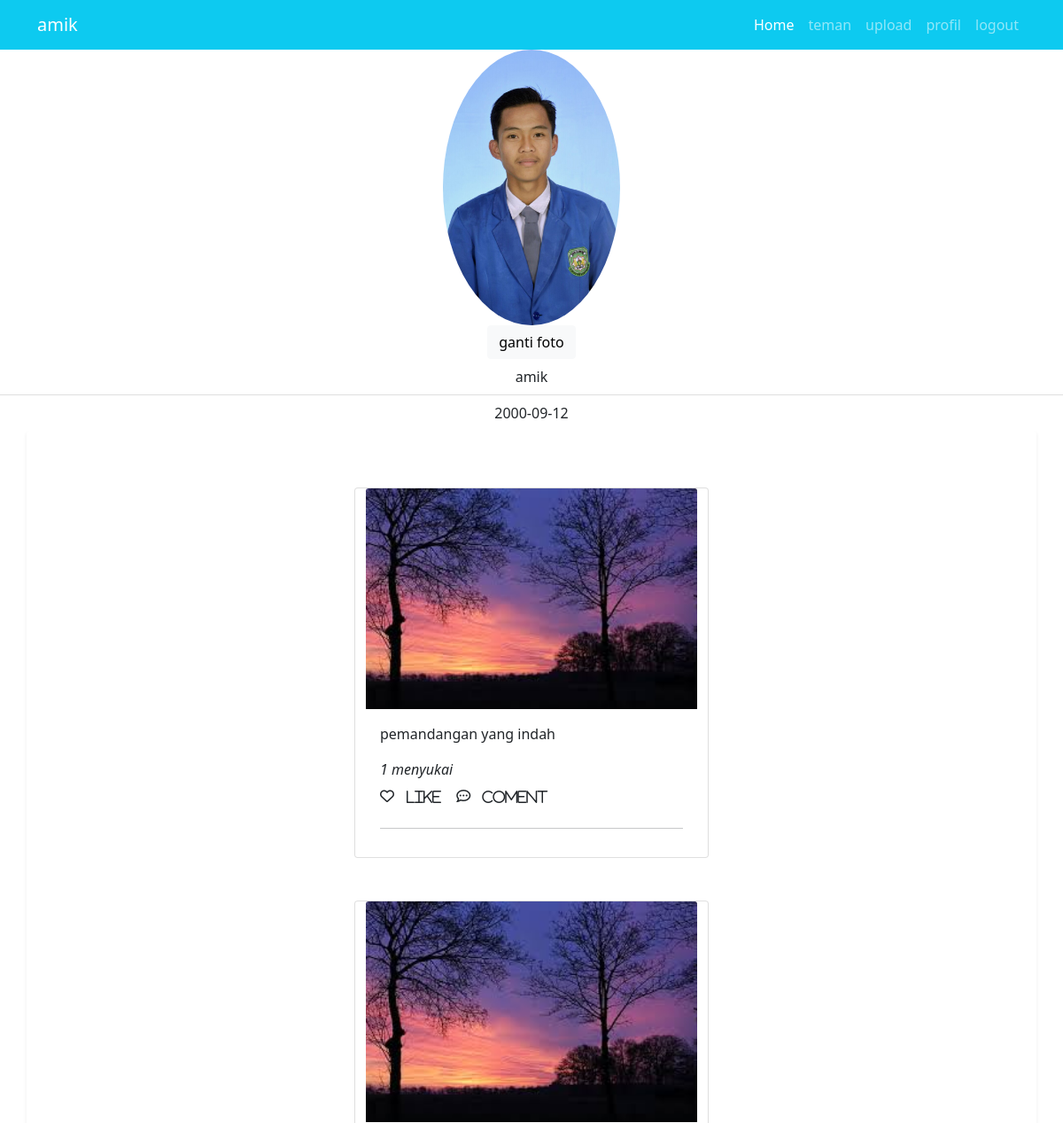
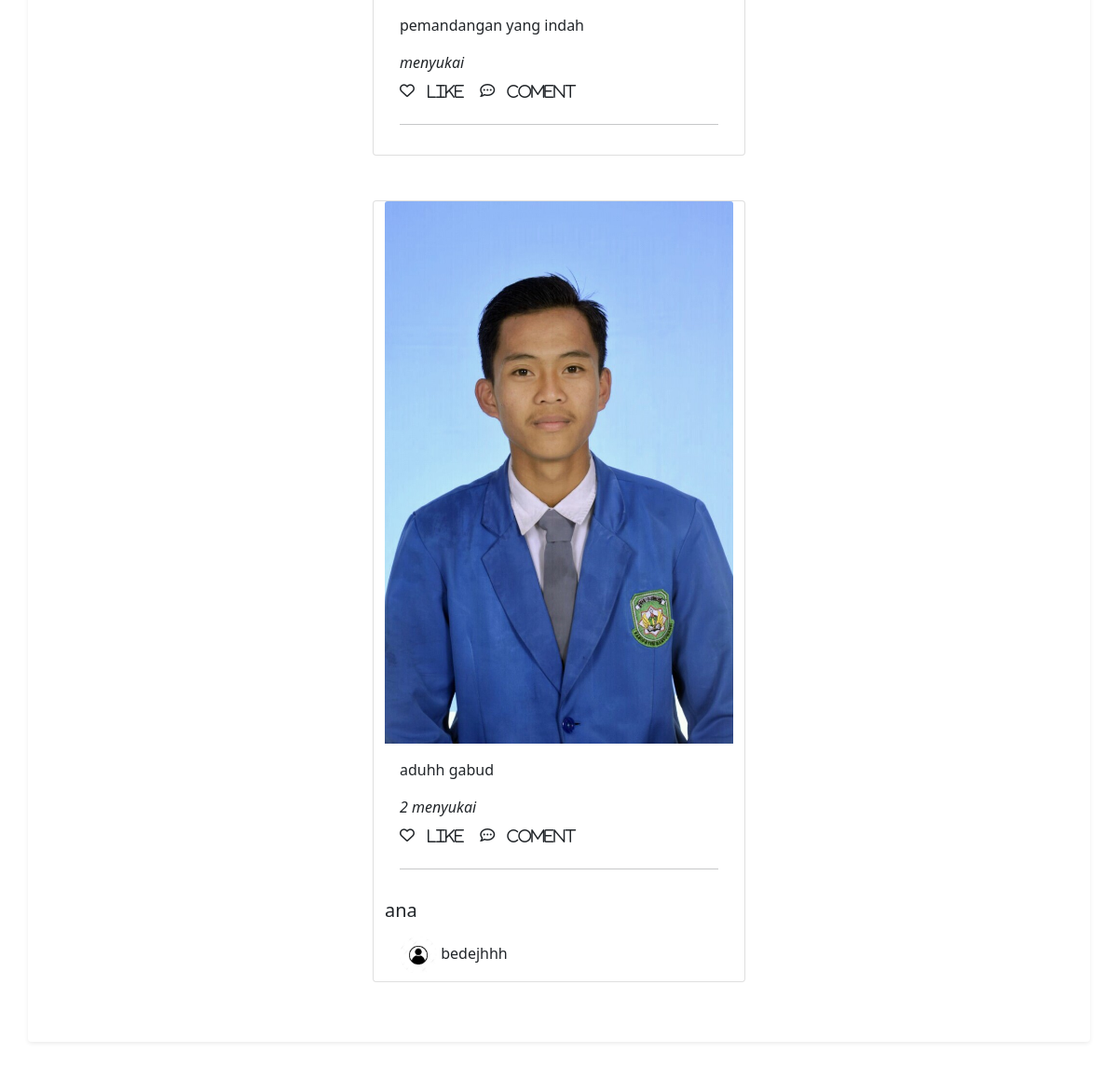
Page /profil.php (signed in) on the committed database (2 pictures, top to bottom).
### tables this page shows
CREATE TABLE `users` (
  `id` int(11) NOT NULL,
  `nama` varchar(64) DEFAULT NULL,
  `tgl` varchar(15) DEFAULT NULL,
  `foto` varchar(64) DEFAULT NULL,
  `username` varchar(64) DEFAULT NULL,
  `pwd` varchar(64) DEFAULT NULL
);

CREATE TABLE `postingan` (
  `idpost` int(11) NOT NULL,
  `id_user` int(11) DEFAULT NULL,
  `gambar` varchar(100) DEFAULT NULL,
  `text` varchar(200) DEFAULT NULL,
  `suka` int(11) DEFAULT NULL
);

CREATE TABLE `komentar` (
  `idkomen` int(11) NOT NULL,
  `idpost` int(11) DEFAULT NULL,
  `id_user` int(11) DEFAULT NULL,
  `deskripsi` varchar(200) DEFAULT NULL
);

### profil.php (the view, shortened to what this page needs)
<?php
    $dbc = new PDO ('mysql:host=localhost;dbname=instaapp','root','');
    $query = $dbc->prepare("SELECT * FROM users WHERE :id = users.id");
			$query->bindValue(':id', $_SESSION['id']);
			$query->execute();
 ?>
<!doctype html>
<html lang="en">
  <head>
    <link href="https://cdn.jsdelivr.net/npm/bootstrap@5.0.0-beta3/dist/css/bootstrap.min.css" rel="stylesheet">
  </head>
  <body>
    <?php foreach ($query as $row ) { ?>
     <nav class="navbar navbar-expand-lg navbar-dark bg-info">
      <div class="container">
        <a class="navbar-brand" href="#"><?= $row["nama"]; ?></a>
        <div class="collapse navbar-collapse" id="navbarNav">
          <ul class="navbar-nav ms-auto">
            <li class="nav-item">
              <a class="nav-link active" aria-current="page" href="index.php">Home</a>
            </li>
            <li class="nav-item">
              <a class="nav-link" href="teman.php">teman</a>
            </li>
            <li class="nav-item">
              <a class="nav-link" href="upload.php">upload</a>
            </li>
            <li class="nav-item">
              <a class="nav-link" href="profil.php">profil</a>
            </li>
            <li class="nav-item">
              <a class="nav-link" href="logout.php">logout</a>
            </li>
          </ul>
        </div>
      </div>
    </nav>
    <section class="jumbotron text-center">
        <img src="gambar/<?= $row['foto']; ?>" alt="imam" width="200" class="rounded-circle" /> <br>
        <a href="updatefoto.php" class="btn btn-light">ganti foto</a>
        <ul class="list-group list-group-flush">
            <li class="list-group-item"><?= $row['nama']; ?></li>
            <li class="list-group-item"><?= $row['tgl']; ?></li>
        </ul>
    </section>
    <?php } ?>
    <section>
        <div class="container shadow-sm p-3 mb-5 bg-body rounded">
        <?php
                    $dbc = new PDO ('mysql:host=localhost;dbname=instaapp','root','');
                    $query = $dbc->prepare("SELECT * FROM postingan WHERE :id = postingan.id_user");
                    $query->bindValue(':id', $_SESSION['id']);
			        $query->execute();
                    foreach ($query as $post) {
                ?>
            <div class="row row justify-content-center mb-3 pt-5">
                      <?php $idpos = $post['idpost'] ?>
                    <div class="card" style="width: 25rem;">
                    <img src="gambar/<?= $post['gambar']; ?>" class="card-img-top" alt="...">
                    <div class="card-body">
                        <p class="card-text"><?= $post['text']; ?></p>
                        <i><?= $post['suka']; ?> menyukai</i> <br>
                       <i class="far fa-heart"><a href="like.php?id=<?= $post['idpost']; ?>" class="btn btn">like</a></i>
                        <i class="far fa-comment-dots"><a href="komen.php?id=<?= $post['idpost']; ?>" class="btn btn">coment</a></i><hr>
                    </div>
                      <?php
                       $dbc = new PDO ('mysql:host=localhost;dbname=instaapp','root','');
                      $komen = $dbc->prepare("SELECT * FROM komentar,users WHERE  komentar.idpost = $idpos AND komentar.id_user=users.id");
                      $komen->bindValue(':id', $_SESSION['id']);
			                $komen->execute();
                      foreach ($komen as $key ) {?>
                    <div>
                        <ul class="list-group list-group-flush">
                        <h5><?= $key['nama']; ?></h5>
                        <li class="list-group-item">
                        <img src="gambar/<?= $key['foto']; ?>" alt="imam" width="40" class="rounded-circle" />
                        <?= $key['deskripsi']; ?>
                        </li>
                    </div>
                    <?php } ?>
                    </div>
                <?php } ?>
            </div>
        </div>
    </section>
  </body>
</html>

### rows in the picture
users: nama "amik", foto (picture), tgl "2000-09-12"
postingan: gambar (picture), text "pemandangan yang indah", suka "1"
postingan: gambar (picture), text "pemandangan yang indah"
postingan: gambar (picture), text "aduhh gabud", suka "2"
komentar: id_user.nama "ana", id_user.foto (placeholder picture), deskripsi "bedejhhh"
